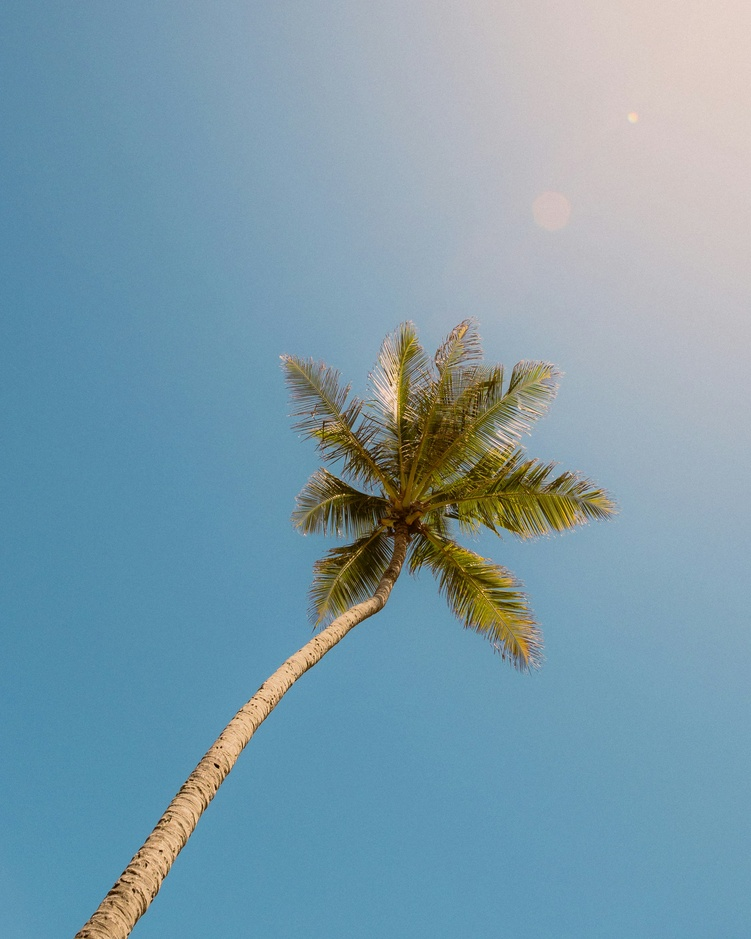
#> input picture images/test.jpg, 751 x 939 px, shrunk from 2566 x 3208 before the run, found by its file name
$ python filters.py
#> lines starting #> are read from the running program, lines starting #| are printed output that depends on the picture
import cv2
import numpy as np
import matplotlib.pyplot as plt


img = cv2.imread("test.jpg", cv2.IMREAD_GRAYSCALE)
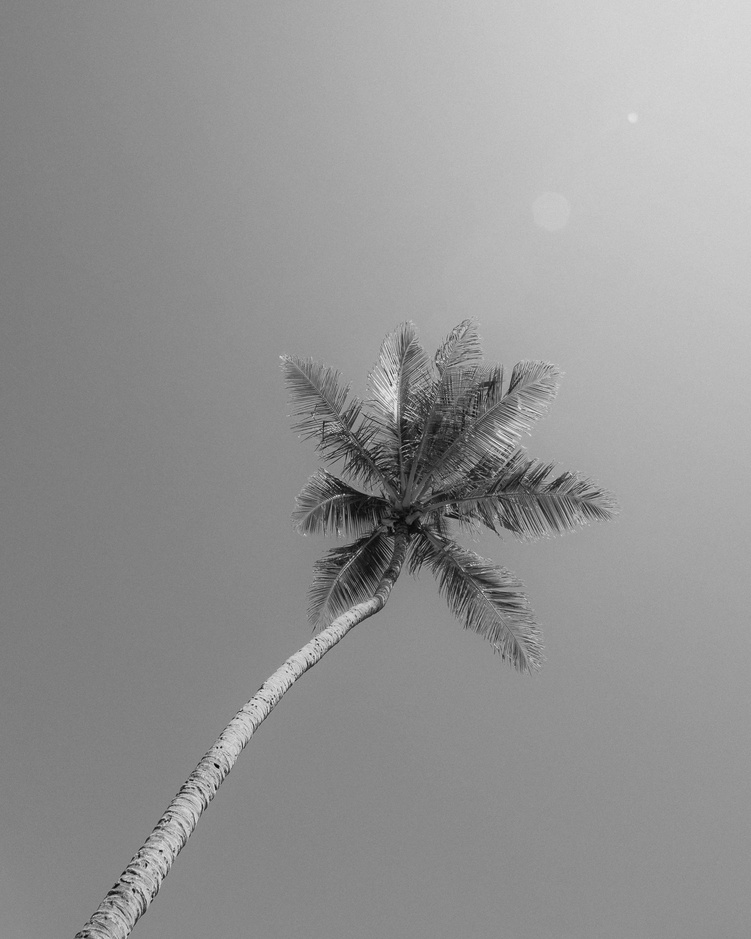
#> img: shape (939, 751); min 3, max 241, mean 148.2


avg_kernel = np.ones((3, 3), dtype=np.float32) / 9


sobel_x = np.array([[-1, 0, 1], [-2, 0, 2], [-1, 0, 1]], dtype=np.float32)

sobel_y = np.array([[-1, -2, -1], [0, 0, 0], [1, 2, 1]], dtype=np.float32)


prewitt_x = np.array([[-1, 0, 1], [-1, 0, 1], [-1, 0, 1]], dtype=np.float32)

prewitt_y = np.array([[-1, -1, -1], [0, 0, 0], [1, 1, 1]], dtype=np.float32)


laplace_kernel = np.array([[0, 1, 0], [1, -4, 1], [0, 1, 0]], dtype=np.float32)


avg_filtered = cv2.filter2D(img, -1, avg_kernel)
sobel_x_filtered = cv2.filter2D(img, -1, sobel_x)
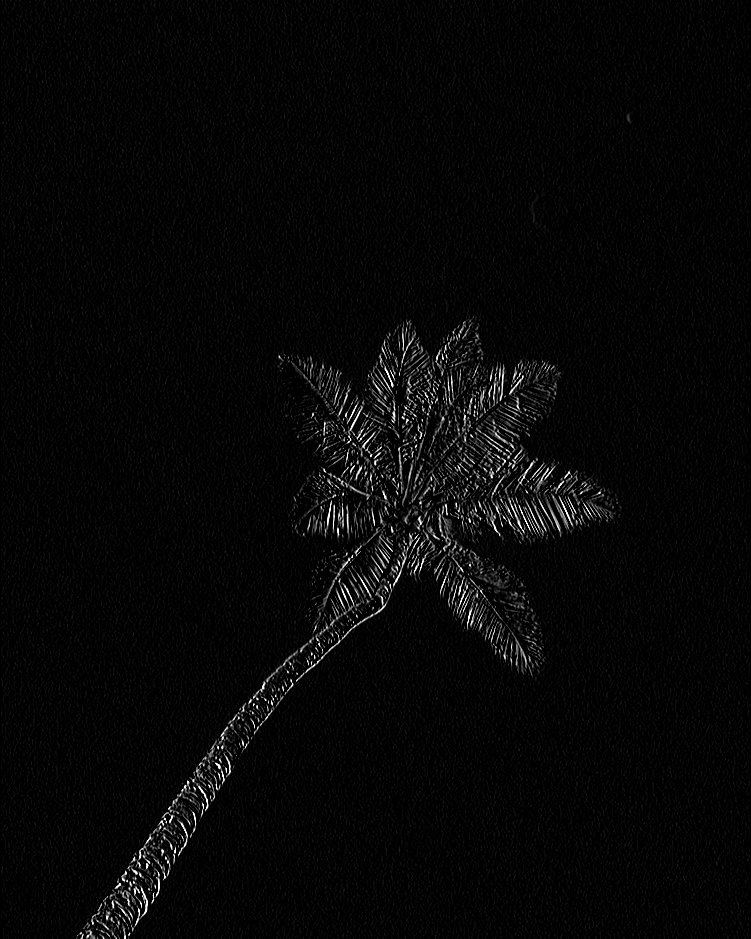
#> sobel_x_filtered: shape (939, 751); min 0, max 255, mean 6.8
sobel_y_filtered = cv2.filter2D(img, -1, sobel_y)
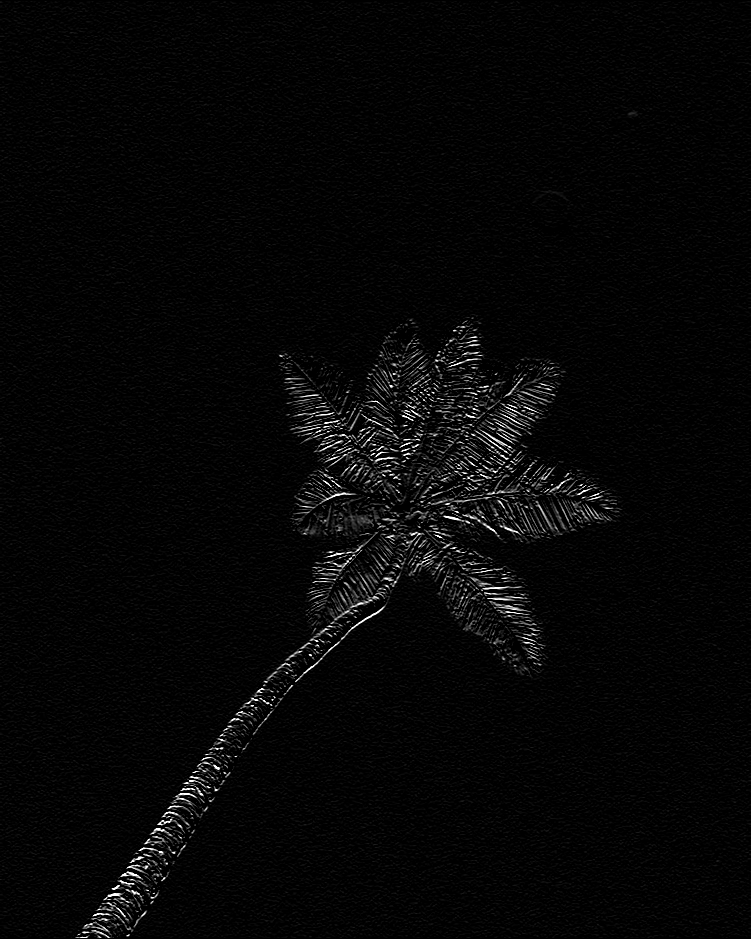
#> sobel_y_filtered: shape (939, 751); min 0, max 255, mean 6.3
prewitt_x_filtered = cv2.filter2D(img, -1, prewitt_x)
prewitt_y_filtered = cv2.filter2D(img, -1, prewitt_y)
laplace_filtered = cv2.filter2D(img, -1, laplace_kernel)
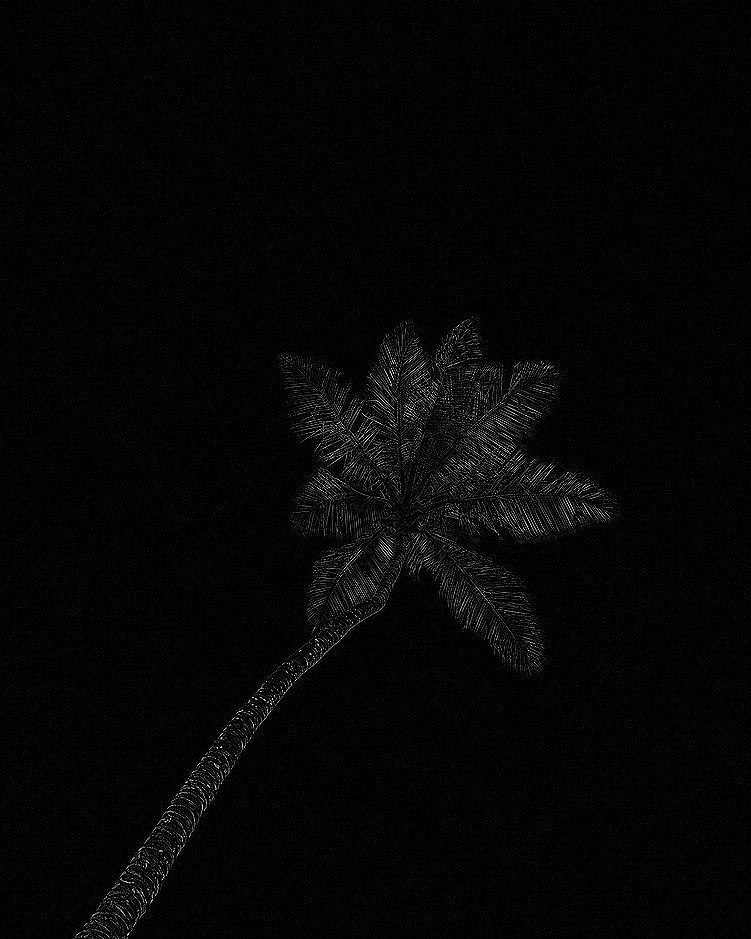
#> laplace_filtered: shape (939, 751); min 0, max 255, mean 5


sobel_magnitude = np.sqrt(sobel_x_filtered**2 + sobel_y_filtered**2)
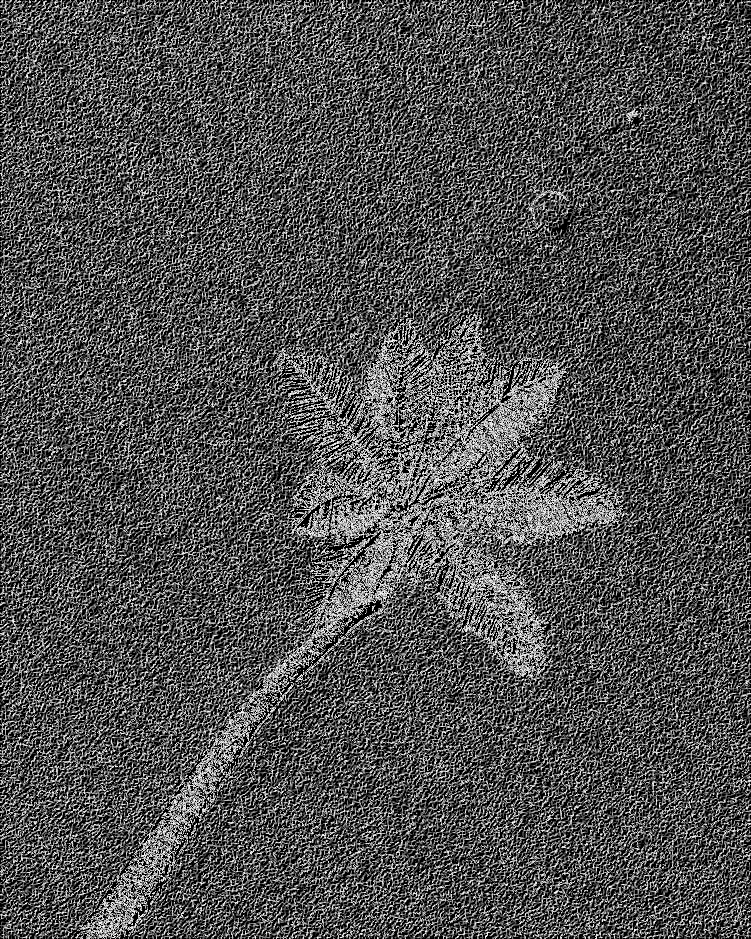
#> sobel_magnitude: shape (939, 751) float16; min 0, max 15.81, mean 5.02; drawn with min black and max white
prewitt_magnitude = np.sqrt(prewitt_x_filtered**2 + prewitt_y_filtered**2)
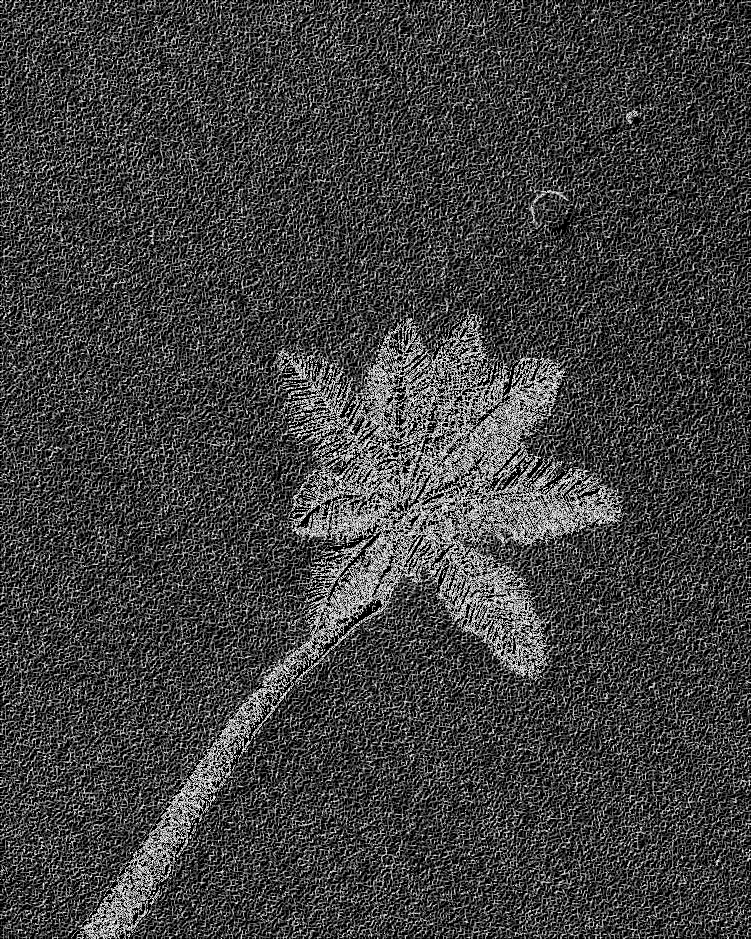
#> prewitt_magnitude: shape (939, 751) float16; min 0, max 15.91, mean 4.02; drawn with min black and max white


plt.figure(figsize=(20, 8))

plt.subplot(2, 5, 1)
plt.imshow(img, cmap="gray")
plt.title("Original Image")
plt.axis("off")

plt.subplot(2, 5, 2)
plt.imshow(avg_filtered, cmap="gray")
plt.title("Average Filter")
plt.axis("off")

plt.subplot(2, 5, 3)
plt.imshow(sobel_x_filtered, cmap="gray")
plt.title("Sobel X")
plt.axis("off")

plt.subplot(2, 5, 4)
plt.imshow(sobel_y_filtered, cmap="gray")
plt.title("Sobel Y")
plt.axis("off")

plt.subplot(2, 5, 5)
plt.imshow(sobel_magnitude, cmap="gray")
plt.title("Sobel Magnitude")
plt.axis("off")

plt.subplot(2, 5, 6)
plt.imshow(prewitt_x_filtered, cmap="gray")
plt.title("Prewitt X")
plt.axis("off")

plt.subplot(2, 5, 7)
plt.imshow(prewitt_y_filtered, cmap="gray")
plt.title("Prewitt Y")
plt.axis("off")

plt.subplot(2, 5, 8)
plt.imshow(prewitt_magnitude, cmap="gray")
plt.title("Prewitt Magnitude")
plt.axis("off")

plt.subplot(2, 5, 9)
plt.imshow(laplace_filtered, cmap="gray")
plt.title("Laplace Filter")
plt.axis("off")

plt.tight_layout()
plt.show()

$ run again, with images/deer.jpg copied over images/test.jpg
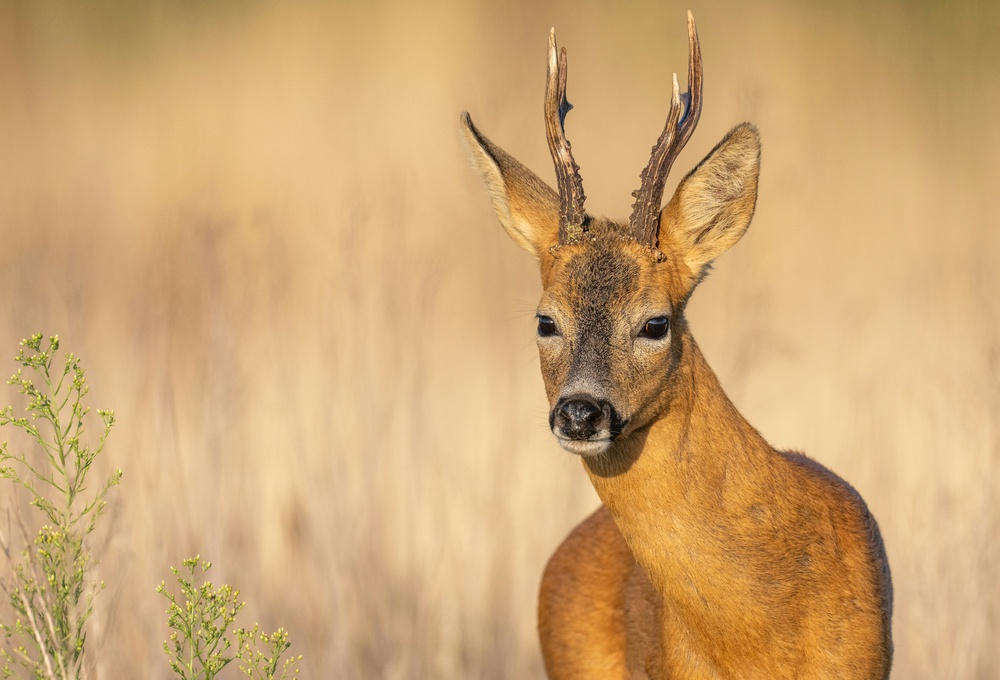
#> input picture images/deer.jpg, 1000 x 680 px, shrunk from 5642 x 3837 before the run, found by its file name
#> `laplace_filtered = cv2.filter2D(img, -1, laplace_kernel)`:
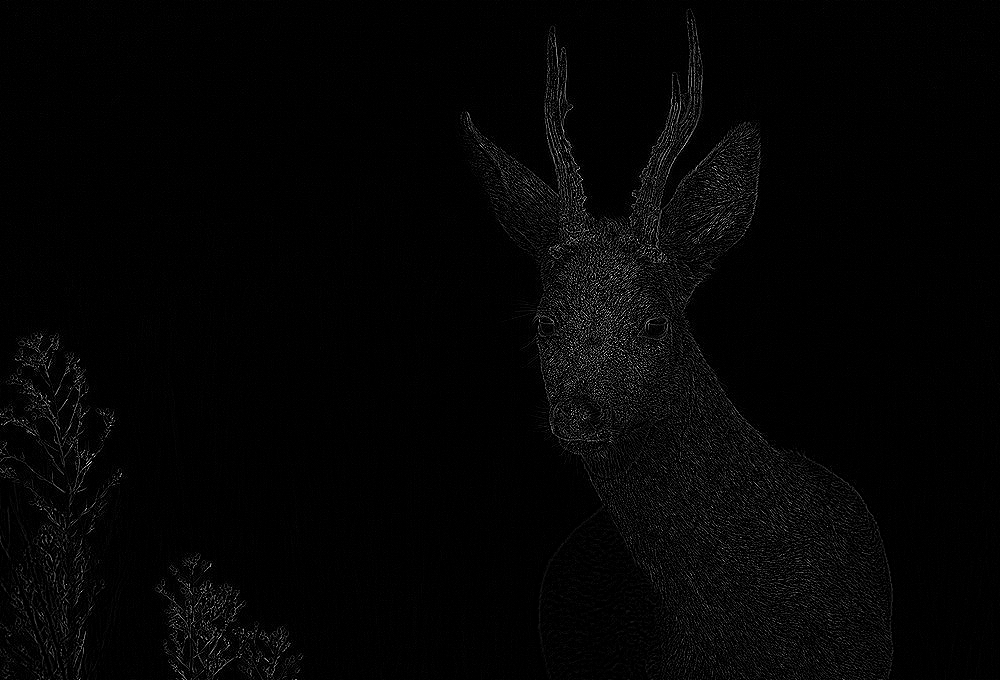
#> laplace_filtered: shape (680, 1000); min 0, max 255, mean 4.7
#> `prewitt_magnitude = np.sqrt(prewitt_x_filtered**2 + prewitt_y_filtered..`:
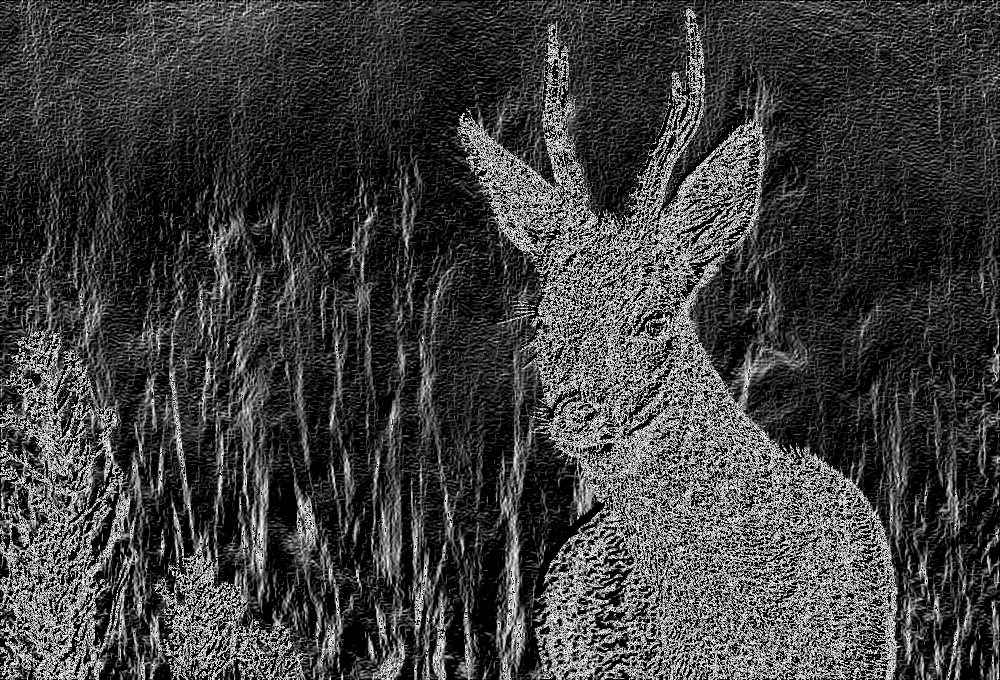
#> prewitt_magnitude: shape (680, 1000) float16; min 0, max 15.91, mean 3.89; drawn with min black and max white

$ run again, with images/flower.jpg copied over images/test.jpg
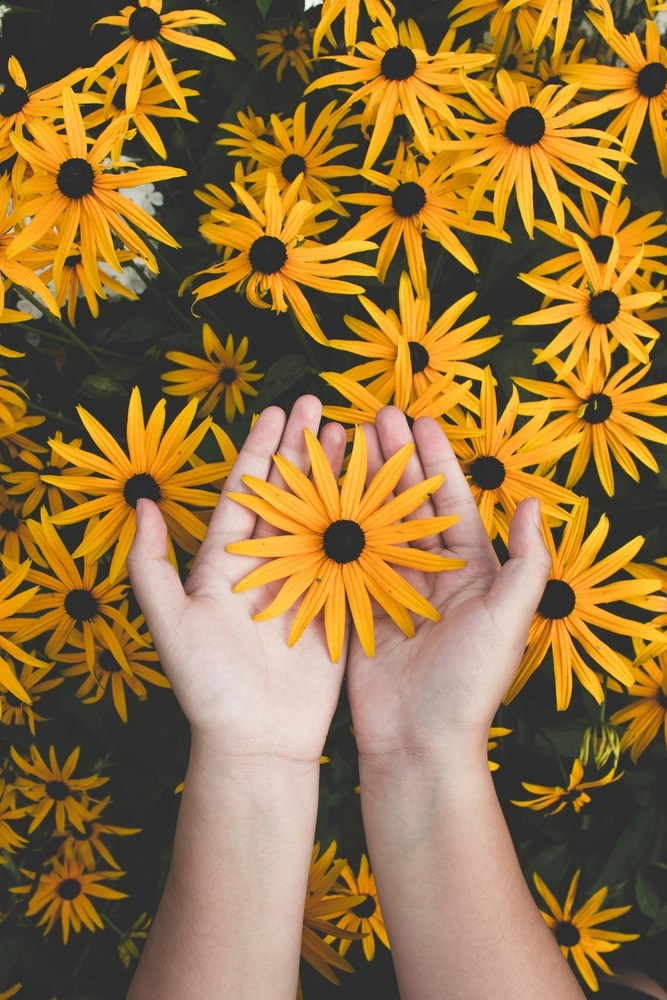
#> input picture images/flower.jpg, 667 x 1000 px, shrunk from 3456 x 5184 before the run, found by its file name
#> `laplace_filtered = cv2.filter2D(img, -1, laplace_kernel)`:
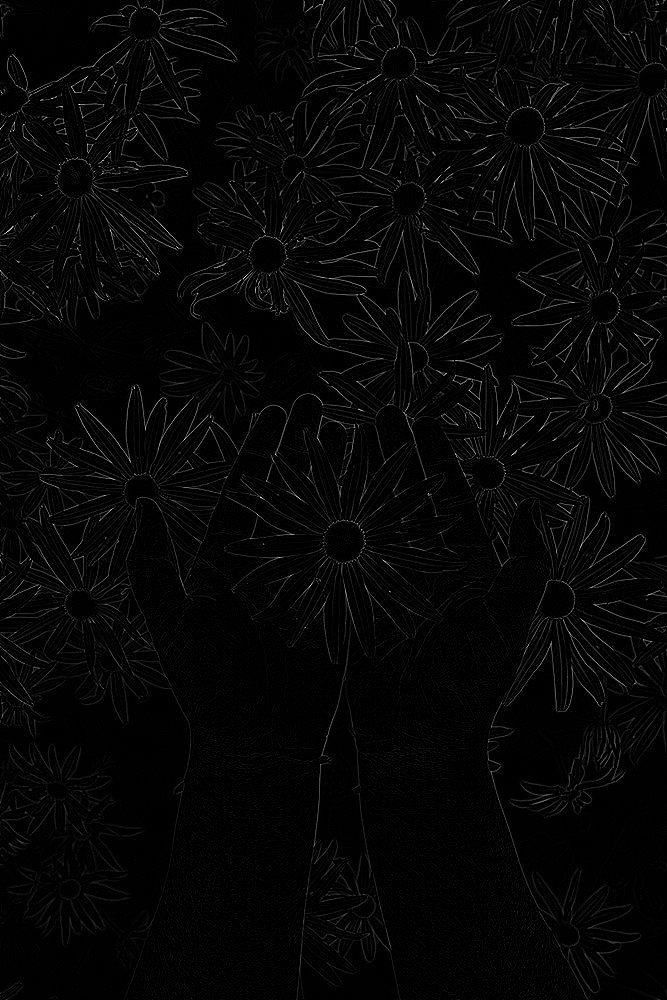
#> laplace_filtered: shape (1000, 667); min 0, max 255, mean 6.2
#> `prewitt_magnitude = np.sqrt(prewitt_x_filtered**2 + prewitt_y_filtered..`:
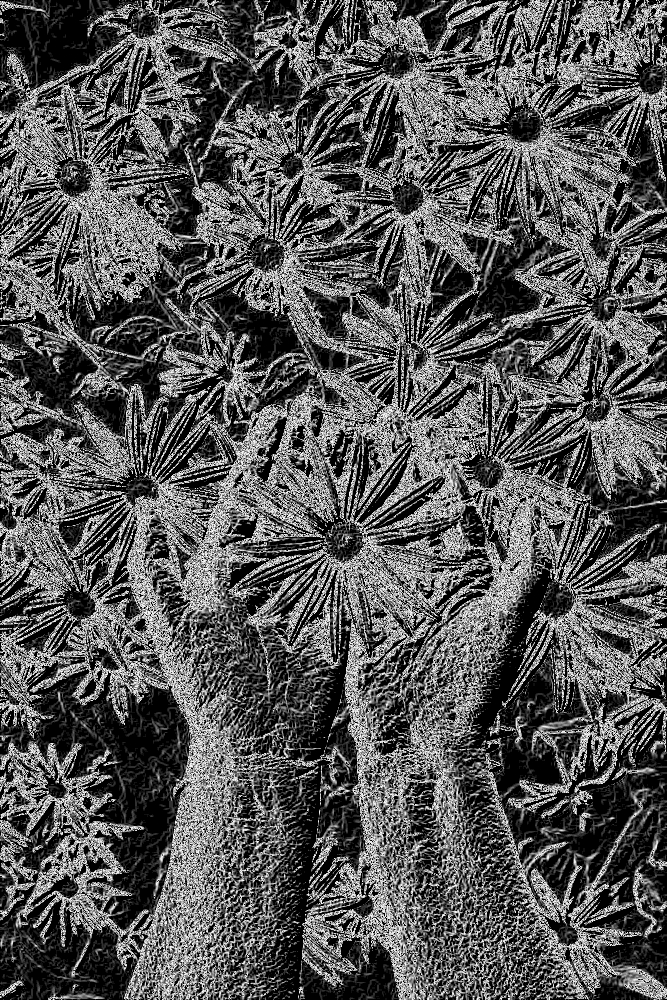
#> prewitt_magnitude: shape (1000, 667) float16; min 0, max 15.91, mean 5.42; drawn with min black and max white
